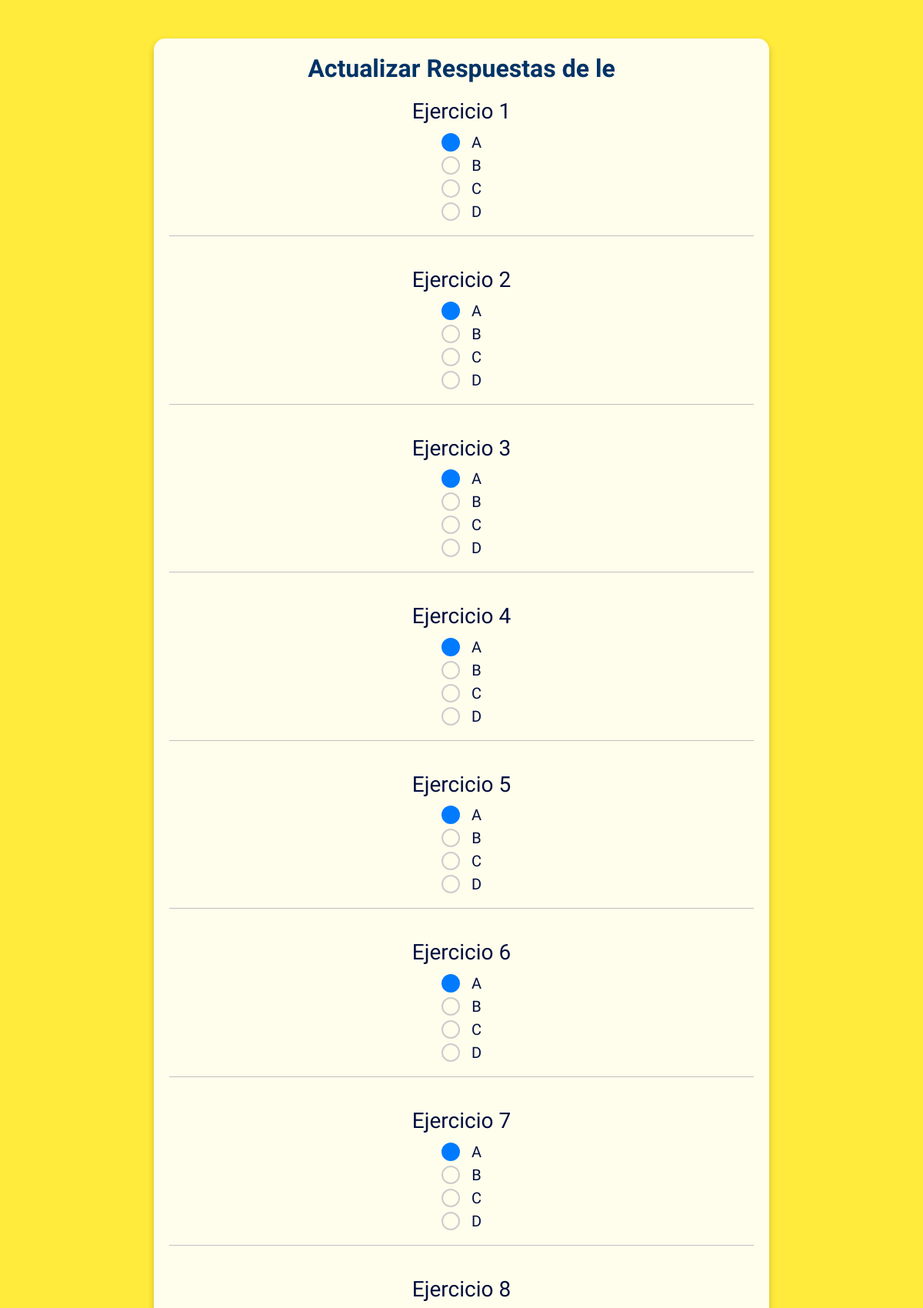
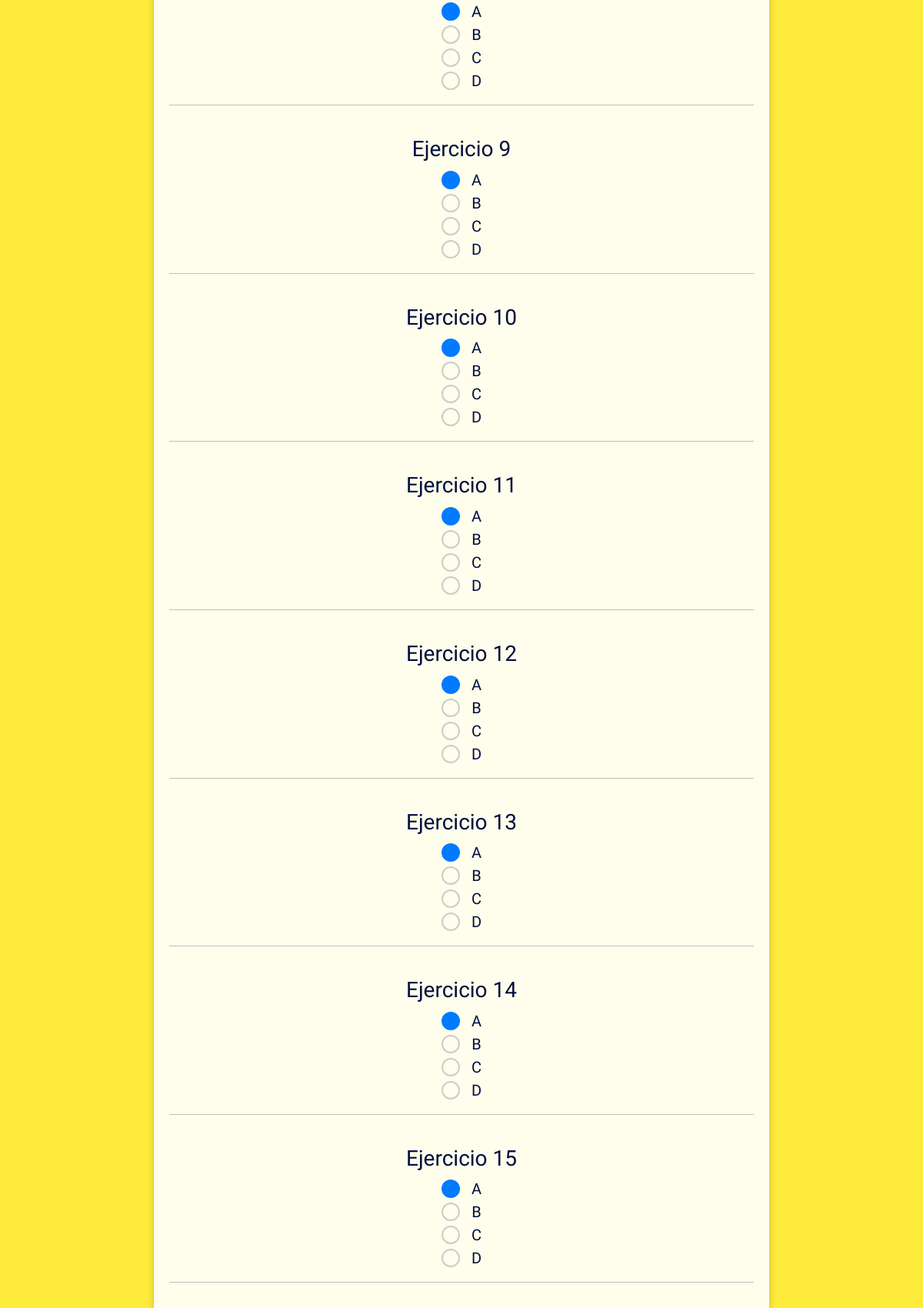
The page /actualizar_respuestas/40/ (signed in, upper part) on the database its author committed (2 pictures, top to bottom).
### diagnostico/models.py (models this page shows, shortened)
class Estudiante(models.Model):
    user = models.OneToOneField(User, on_delete=models.CASCADE, primary_key=True)
    documento = models.CharField(max_length=20, null=False)
    nombre = models.CharField(max_length=100, null=True)
    apellido = models.CharField(max_length=100, null=True)
    celular = models.CharField(max_length=15, null=True)
    email = models.EmailField(max_length=254, null=True)
    password = models.CharField(max_length=150, null=True)
    carrera = models.ForeignKey(Carrera, on_delete=models.CASCADE, null=True)
    tipo_usuario = models.CharField(max_length=10, default='estudiante')

class Pregunta(models.Model):
    id_pregunta = models.AutoField(primary_key=True)
    block = models.CharField(max_length=20, choices=Bloque.choices, null=True)
    descripcion = models.CharField(max_length=150, null=True)
    numero = models.DecimalField(max_digits=3, decimal_places=0, null=True)
    respuestaOK = models.CharField(max_length=1)

### diagnostico/views.py (the view, shortened to what this page needs)
# urls.py: path('actualizar_respuestas/<int:estudiante_id>/', views.actualizar_respuestas, name='actualizar_respuestas'),
@login_required
def actualizar_respuestas(request, estudiante_id):
    estudiante = get_object_or_404(Estudiante, user_id=estudiante_id)
    preguntas = Pregunta.objects.all()[:24]
    exportar_excel = request.GET.get('exportar_excel') == '1'  # Verificar si se debe exportar a Excel
    if request.method == 'POST':
        for pregunta in preguntas:
            form = RespuestaForm(request.POST, prefix=f'pregunta_{pregunta.id_pregunta}')
            if form.is_valid():
                seleccion = form.cleaned_data['seleccion']
                if seleccion:  # Si hay una selección
                    seleccion_unica = seleccion[0]  # Tomar el primer valor de la lista
                    respuesta, created = Respuesta.objects.get_or_create(
                        preguntaFK=pregunta,
                        estudianteFK=estudiante,
                        defaults={'seleccion': seleccion_unica}
                    )
                    if not created:  # Si la respuesta ya existe, actualizarla
                        respuesta.seleccion = seleccion_unica
                        respuesta.save()
                else:
                    Respuesta.objects.filter(preguntaFK=pregunta, estudianteFK=estudiante).delete()
        return redirect('actualizar_respuestas', estudiante_id=estudiante.user_id)
    else:
        respuestas_existentes = Respuesta.objects.filter(estudianteFK=estudiante)
        respuestas_dict = {respuesta.preguntaFK.id_pregunta: respuesta.seleccion for respuesta in respuestas_existentes}
        forms = []
        for pregunta in preguntas:
            seleccion_inicial = respuestas_dict.get(pregunta.id_pregunta, None)
            seleccion_inicial_lista = [seleccion_inicial] if seleccion_inicial else []  # Convertir a lista
            form = RespuestaForm(prefix=f'pregunta_{pregunta.id_pregunta}', initial={'seleccion': seleccion_inicial_lista})
            forms.append(form)
        preguntas_forms = zip(preguntas, forms)
    return render(request, 'diagnostico/actualizar_respuestas.html', {
        'estudiante': estudiante,
        'preguntas_forms': preguntas_forms
    })

### templates/diagnostico/actualizar_respuestas.html (shortened to what this page needs)
{% load static %}
<!DOCTYPE html>
<html lang="es">
<head>
    <link href="https://cdn.jsdelivr.net/npm/bootstrap@5.3.0/dist/css/bootstrap.min.css" rel="stylesheet">
    <link rel="stylesheet" type="text/css" href="{% static 'css/styles.css' %}">
</head>
<body>
    <div class="correctas-container">
        <h1 class="correctas-title">Actualizar Respuestas de {{ estudiante.nombre }}</h1>
        <form method="post">
            {% for pregunta, form in preguntas_forms %}
                <div class="exercise-card">
                    <h3 class="exercise-title">{{ pregunta.descripcion }}</h3>
                    <div class="exercise-options">
                        {{ form.seleccion }}
                    </div>
                    <hr>
                    <br>
                </div>
            {% endfor %}
        </form>
    </div>
</body>
</html>

### static/css/styles.css (style rules this page uses)
body { font-family: "Russo One", serif; margin: 0; padding: 0; background-color: #f4f4f4; color: #333; }
form { display: flex; flex-direction: column; }
form input, form textarea, form select { margin-bottom: 15px; padding: 10px; border: 1px solid #ccc; border-radius: 5px; }

### rows shown on the page
Estudiante: nombre "le"
Pregunta: descripcion "Ejercicio 1"
Pregunta: descripcion "Ejercicio 2"
Pregunta: descripcion "Ejercicio 3"
Pregunta: descripcion "Ejercicio 4"
Pregunta: descripcion "Ejercicio 5"
Pregunta: descripcion "Ejercicio 6"
Pregunta: descripcion "Ejercicio 7"
Pregunta: descripcion "Ejercicio 8"
Pregunta: descripcion "Ejercicio 9"
Pregunta: descripcion "Ejercicio 10"
Pregunta: descripcion "Ejercicio 11"
Pregunta: descripcion "Ejercicio 12"
Pregunta: descripcion "Ejercicio 13"
Pregunta: descripcion "Ejercicio 14"
Pregunta: descripcion "Ejercicio 15"
